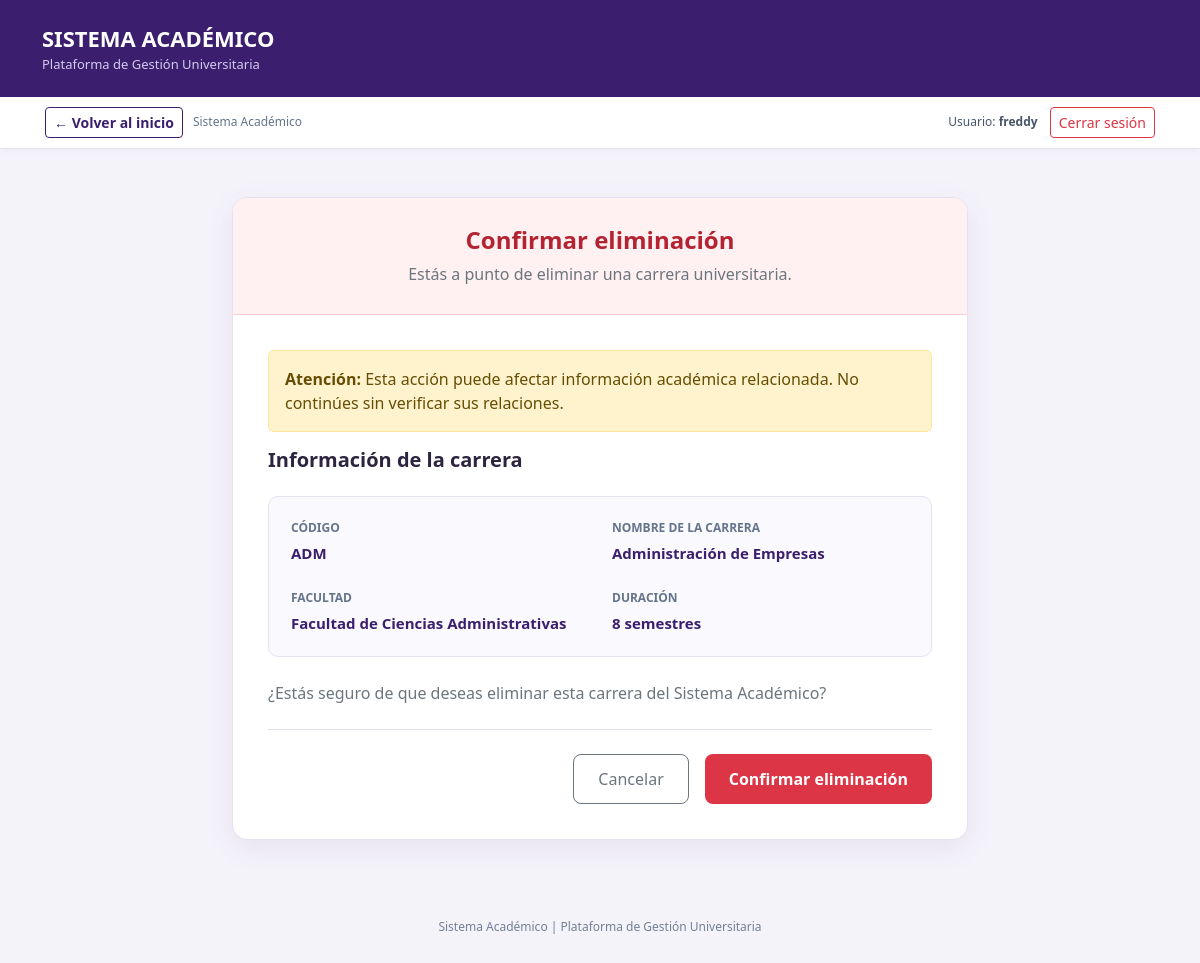
Screenshot of /academico/carreras/2/eliminar/ (signed in) with the database file from the repository.
### academico/models.py (models this page shows, shortened)
class Carrera(ModeloBase):
    facultad = models.ForeignKey(
        Facultad,
        on_delete=models.PROTECT,
        related_name="carreras"
    )
    codigo = models.CharField(
        "Código",
        max_length=10,
        unique=True
    )
    nombre = models.CharField(max_length=150)
    duracion_semestres = models.PositiveSmallIntegerField(
        "Duración (semestres)",
        default=8
    )
    class Meta:
        verbose_name = "Carrera"
        verbose_name_plural = "Carreras"
        ordering = ["nombre"]

class Facultad(ModeloBase):
    universidad = models.ForeignKey(
        Universidad,
        on_delete=models.PROTECT,
        related_name="facultades"
    )
    nombre = models.CharField(max_length=150)
    decano = models.CharField(max_length=150, blank=True)
    class Meta:
        verbose_name = "Facultad"
        verbose_name_plural = "Facultades"
        ordering = ["nombre"]
        constraints = [
            models.UniqueConstraint(
                fields=["universidad", "nombre"],
                name="facultad_unica_por_universidad"
            ),
        ]
    def __str__(self):
        return self.nombre

### academico/views.py (the view, shortened to what this page needs)
class CarreraDeleteView(
    LoginRequiredMixin,
    DeleteView
):
    model = Carrera
    template_name = "academico/carrera_confirmar_eliminar.html"
    success_url = reverse_lazy("academico:carrera_lista")
    login_url = "login"

### academico/templates/academico/carrera_confirmar_eliminar.html (shortened to what this page needs)
<!DOCTYPE html>
<html lang="es">
<head>
    <link
        href="https://cdn.jsdelivr.net/npm/bootstrap@5.3.3/dist/css/bootstrap.min.css"
        rel="stylesheet"
    >
</head>
<body>
    <header class="barra-superior">
        <div class="container">
            <div class="marca">
                SISTEMA ACADÉMICO
            </div>
            <div class="subtitulo">
                Plataforma de Gestión Universitaria
            </div>
        </div>
    </header>
    {% include "core/_navegacion.html" %}
    <main class="container py-5">
        <div class="row justify-content-center">
            <div class="col-lg-8">
                <div class="tarjeta">
                    <div class="encabezado-alerta">
                        <h2 class="titulo-alerta">
                            Confirmar eliminación
                        </h2>
                        <p class="text-secondary mb-0">
                            Estás a punto de eliminar
                            una carrera universitaria.
                        </p>
                    </div>
                    <div class="cuerpo">
                        <div class="alert alert-warning">
                            <strong>Atención:</strong>
                            Esta acción puede afectar información
                            académica relacionada. No continúes
                            sin verificar sus relaciones.
                        </div>
                        <h5 class="fw-bold mb-4">
                            Información de la carrera
                        </h5>
                        <div class="info-carrera mb-4">
                            <div class="row g-4">
                                <div class="col-md-6">
                                    <div class="etiqueta">
                                        CÓDIGO
                                    </div>
                                    <div class="valor">
                                        {{ object.codigo }}
                                    </div>
                                </div>
                                <div class="col-md-6">
                                    <div class="etiqueta">
                                        NOMBRE DE LA CARRERA
                                    </div>
                                    <div class="valor">
                                        {{ object.nombre }}
                                    </div>
                                </div>
                                <div class="col-md-6">
                                    <div class="etiqueta">
                                        FACULTAD
                                    </div>
                                    <div class="valor">
                                        {{ object.facultad }}
                                    </div>
                                </div>
                                <div class="col-md-6">
                                    <div class="etiqueta">
                                        DURACIÓN
                                    </div>
                                    <div class="valor">
                                        {{ object.duracion_semestres }}
                                        semestres
                                    </div>
                                </div>
                            </div>
                        </div>
                        <p class="text-secondary">
                            ¿Estás seguro de que deseas eliminar
                            esta carrera del Sistema Académico?
                        </p>
                        <form method="post">
                            <div class="d-flex flex-wrap gap-3
                                        justify-content-end
                                        border-top pt-4 mt-4">
                                <a
                                    href="{% url 'academico:carrera_lista' %}"
                                    class="btn btn-outline-secondary btn-cancelar">
                                    Cancelar
                                </a>
                                <button
                                    type="submit"
                                    class="btn btn-eliminar">
                                    Confirmar eliminación
                                </button>
                            </div>
                        </form>
                    </div>
                </div>
            </div>
        </div>
    </main>
    <footer class="pie-sistema">
        Sistema Académico |
        Plataforma de Gestión Universitaria
    </footer>
</body>
</html>

### core/templates/core/_navegacion.html (shortened to what this page needs)
<nav aria-label="Navegación del sistema" style="background:#fff;border-bottom:1px solid #e6e1f0;box-shadow:0 2px 8px rgba(59,31,110,.04)">
  <div style="max-width:1140px;margin:0 auto;padding:10px 15px;display:flex;align-items:center;justify-content:space-between;gap:12px;flex-wrap:wrap">
    <div style="display:flex;align-items:center;gap:10px;flex-wrap:wrap">
      {% if request.path != '/' %}
      <a href="{% url 'inicio' %}" class="btn btn-outline-primary btn-sm" style="border-color:#3b1f6e;color:#3b1f6e;font-weight:600">
        &larr; Volver al inicio
      </a>
      {% else %}
      <span style="font-weight:700;color:#3b1f6e;font-size:14px">Panel principal</span>
      {% endif %}
      <span style="font-size:12px;color:#64748b">Sistema Académico</span>
    </div>
    <div style="display:flex;align-items:center;gap:12px;flex-wrap:wrap">
      <span style="font-size:12px;color:#475569">Usuario: <strong>{{ request.user.get_username }}</strong></span>
      <form action="{% url 'logout' %}" method="post" style="margin:0">
        <button type="submit" class="btn btn-outline-danger btn-sm" aria-label="Cerrar sesión del sistema">Cerrar sesión</button>
      </form>
    </div>
  </div>
</nav>

### academico/templates/academico/carrera_confirmar_eliminar.html (style rules this page uses)
body { background: #f5f3fa; font-family: 'Segoe UI', Arial, sans-serif; color: #2d2440; }
.barra-superior { background: #3b1f6e; padding: 22px 0; color: white; }
.marca { font-size: 22px; font-weight: 700; }
.subtitulo { color: #d6c9ee; font-size: 13px; }
.tarjeta { background: white; border: 1px solid #e6e1f0; border-radius: 15px; box-shadow: 0 8px 30px rgba(45,25,85,.08); overflow: hidden; }
.encabezado-alerta { background: #fff1f2; border-bottom: 1px solid #fecdd3; padding: 28px; text-align: center; }
.titulo-alerta { color: #b42332; font-weight: 700; font-size: 24px; }
.cuerpo { padding: 35px; }
.info-carrera { background: #faf9fd; border: 1px solid #e6e1f0; border-radius: 10px; padding: 22px; }
.etiqueta { color: #64748b; font-size: 12px; font-weight: 600; margin-bottom: 5px; }
.valor { color: #3b1f6e; font-weight: 600; font-size: 15px; }
.btn-eliminar { background: #dc3545; color: white; border: none; padding: 12px 24px; border-radius: 8px; font-weight: 600; }
.btn-cancelar { padding: 12px 24px; border-radius: 8px; }
.pie-sistema { text-align: center; color: #718096; font-size: 12px; padding: 30px; }

### rows the page displays
Carrera: codigo "ADM", nombre "Administración de Empresas", facultad "Facultad de Ciencias Administrativas", duracion_semestres "8"

### other values shown
{{ request.user.get_username }} "freddy"
